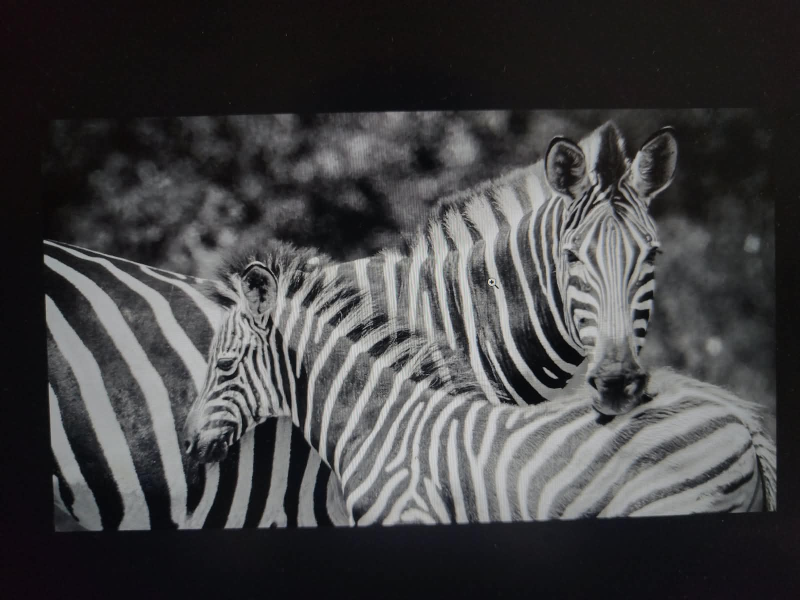
#> input picture ml/evaluation/PhonePhoto.jpeg, 1600 x 1200 px (shown at 1/2 size); its folder holds only this picture in this run
$ python -i extract.py   (imports and definitions only)
#> lines starting #> are read from the running program, lines starting #| are printed output that depends on the picture; after the words box and inside, x2 and y2 are one past the last pixel; in counts of white or black regions, pixels touching at a corner belong together
#> further down, picture is the input picture: shape (1200, 1600, 3); mean B, G, R 66.7, 65.7, 66.1
### ml/preprocessing/photo.py
import cv2
import numpy as np

TARGET_WIDTH = 3840
TARGET_HEIGHT = 2160


def order_points(points):
    """
    Order four points as:
    top-left, top-right, bottom-right, bottom-left
    """

    points = np.array(points, dtype=np.float32)
    ordered = np.zeros((4, 2), dtype=np.float32)

    point_sum = points.sum(axis=1)
    point_diff = np.diff(points, axis=1).reshape(-1)

    ordered[0] = points[np.argmin(point_sum)]   # top-left
    ordered[2] = points[np.argmax(point_sum)]   # bottom-right
    ordered[1] = points[np.argmin(point_diff)]  # top-right
    ordered[3] = points[np.argmax(point_diff)]  # bottom-left

    return ordered


def four_point_transform(image, points, target_w=TARGET_WIDTH, target_h=TARGET_HEIGHT):
    """
    Perspective-correct the detected artifact
    and normalize it using high-fidelity LANCZOS4 interpolation.
    """

    rect = order_points(points)

    destination = np.array([
        [0, 0],
        [target_w - 1, 0],
        [target_w - 1, target_h - 1],
        [0, target_h - 1]
    ], dtype=np.float32)

    matrix = cv2.getPerspectiveTransform(
        rect,
        destination
    )

    corrected = cv2.warpPerspective(
        image,
        matrix,
        (target_w, target_h),
        flags=cv2.INTER_LANCZOS4
    )

    return corrected


def detect_artifact(image):
    """
    Detect the rectangular/trapezoidal image displayed
    on the laptop screen.
    """

    gray = cv2.cvtColor(image, cv2.COLOR_BGR2GRAY)
    blurred = cv2.GaussianBlur(gray, (7, 7), 0)
    edges = cv2.Canny(blurred, 20, 100)
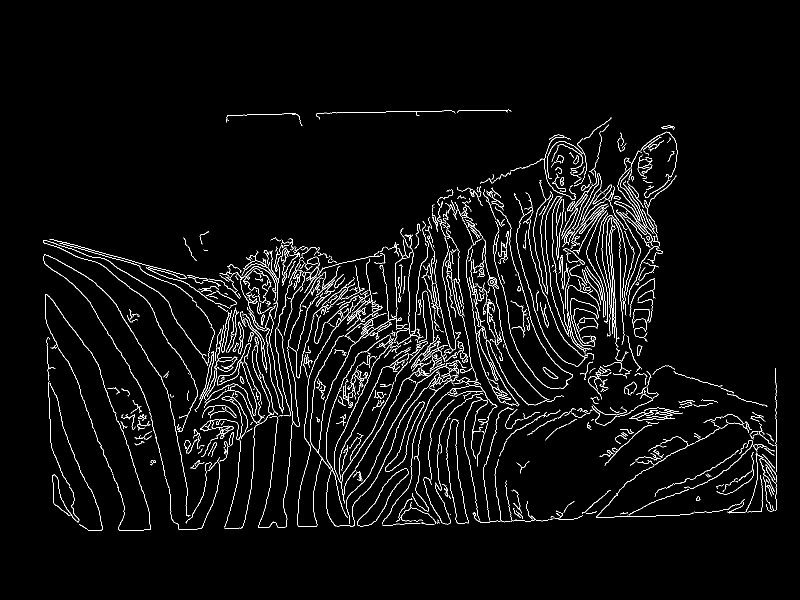
#> edges: shape (1200, 1600) (shown at 1/2 size); 3.5% white in thin lines or dots, all inside (x1, y1, x2, y2) = (86, 219, 1554, 1062)

    kernel = cv2.getStructuringElement(cv2.MORPH_RECT, (15, 15))
    edges = cv2.morphologyEx(edges, cv2.MORPH_CLOSE, kernel)
#> edges: shape (1200, 1600); 19.7% white; 10 white regions (1 under 20 px), largest, box (x1, y1, x2, y2) and area: (86, 234, 1535, 1062) 356900, (1100, 736, 1554, 1040) 19449, (632, 219, 1023, 239) 668
    edges = cv2.dilate(edges, np.ones((5, 5), np.uint8), iterations=1)
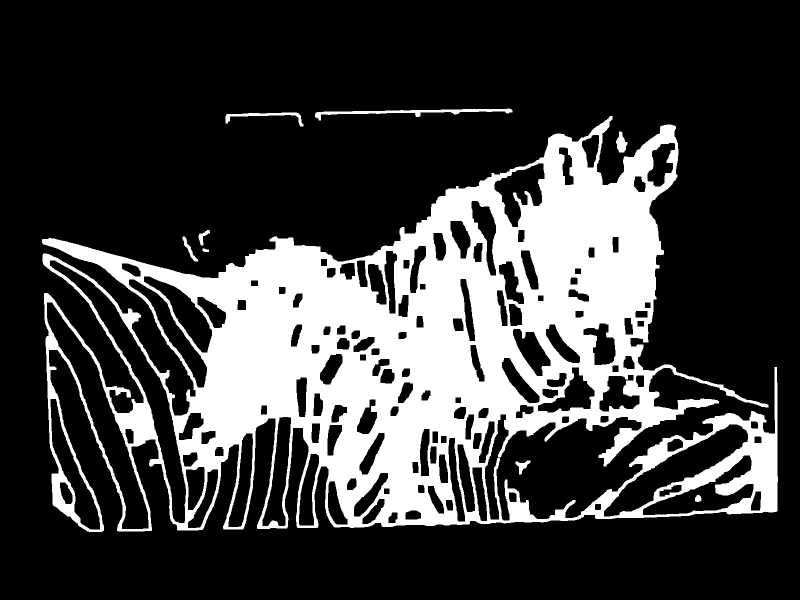
#> edges: shape (1200, 1600) (shown at 1/2 size); 24.3% white; 9 white regions

    contours, _ = cv2.findContours(edges, cv2.RETR_EXTERNAL, cv2.CHAIN_APPROX_SIMPLE)
#> contours = 8 contours; box (x1, y1, x2, y2) and area: (84, 232, 1556, 1064) 665418, (630, 217, 1025, 241) 1998, (451, 225, 607, 253) 864, (1232, 263, 1255, 305) 541, (365, 473, 396, 523) 320, (1031, 921, 1061, 949) 313, (397, 460, 420, 491) 238, (405, 497, 418, 504) 57
    image_area = image.shape[0] * image.shape[1]

    candidates = []

    for contour in contours:
        area = cv2.contourArea(contour)
        if area < image_area * 0.15:
            continue

        rectangle = cv2.minAreaRect(contour)
        width, height = rectangle[1]

        if width <= 0 or height <= 0:
            continue

        aspect_ratio = max(width, height) / min(width, height)
        if not (1.3 <= aspect_ratio <= 2.2):
            continue

        rectangle_area = width * height
        rectangularity = area / rectangle_area

        if rectangularity < 0.40:
            continue

        # Try true 4-point quadrilateral polygon approximation first for perspective skew
        peri = cv2.arcLength(contour, True)
        approx = cv2.approxPolyDP(contour, 0.02 * peri, True)
        if len(approx) == 4:
            candidates.append((area, approx.reshape(4, 2).astype(np.float32)))
        else:
            box = cv2.boxPoints(rectangle)
            candidates.append((area, np.array(box, dtype=np.float32)))
#> this loop made 8 passes
#> (area, rectangle, width, height, aspect_ratio, rectangle_area, rectangularity, peri) on pass 6: (665418, ((819.2, 652.2), (1459.3, 805.5), -2.44), 1459.3, 805.5, 1.81, 1175552.9, 0.566, 13532.5)
#> after the loop, candidates = [(665418, [[107.4, 1085.8], [73.02, 280.9], [1531, 218.7], [1565.4, 1023.5]])]

    if candidates:
        candidates.sort(key=lambda x: x[0], reverse=True)
        return candidates[0][1]

    # Brightness threshold fallback
    _, threshold = cv2.threshold(gray, 20, 255, cv2.THRESH_BINARY)
    threshold = cv2.morphologyEx(threshold, cv2.MORPH_CLOSE, kernel)
    contours, _ = cv2.findContours(threshold, cv2.RETR_EXTERNAL, cv2.CHAIN_APPROX_SIMPLE)

    candidates = []
    for contour in contours:
        area = cv2.contourArea(contour)
        if area < image_area * 0.15:
            continue

        rectangle = cv2.minAreaRect(contour)
        width, height = rectangle[1]
        if width <= 0 or height <= 0:
            continue

        aspect_ratio = max(width, height) / min(width, height)
        if not (1.3 <= aspect_ratio <= 2.2):
            continue

        box = cv2.boxPoints(rectangle)
        candidates.append((area, np.array(box, dtype=np.float32)))

    if candidates:
        candidates.sort(key=lambda x: x[0], reverse=True)
        return candidates[0][1]

    return None


# [28 lines left out: function align_with_reference, not called in this run]


def preprocess_photo(image: np.ndarray, reference: np.ndarray = None) -> np.ndarray:
    """
    Full physical-photo preprocessing pipeline:

        Phone photograph
              ↓
        Sub-pixel ORB Homography Alignment (if reference provided)
              ↓ OR (if no reference)
        Contour Artifact Detection & 4-Point Perspective Warp
              ↓
        Normalized 3840 × 2160 Output
    """

    if image is None:
        raise ValueError("Input image is None")

    if reference is not None:
        try:
            return align_with_reference(image, reference)
        except Exception:
            pass

    corners = detect_artifact(image)
#> corners = [[107.4, 1085.8], [73.02, 280.9], [1531, 218.7], [1565.4, 1023.5]]

    if corners is None:
        # Fallback to direct resize if detection fails on close-up photos
        return cv2.resize(image, (TARGET_WIDTH, TARGET_HEIGHT), interpolation=cv2.INTER_CUBIC)

    return four_point_transform(image, corners)
#> in order_points, `points = np.array(points, dtype=np.float32)`: points has the same summary as corners in preprocess_photo
#> in order_points, `ordered = np.zeros((4, 2), dtype=np.float32)`: ordered = [[0, 0], [0, 0], [0, 0], [0, 0]]
#> in order_points, `point_sum = points.sum(axis=1)`: point_sum = [1193.1, 354, 1749.7, 2588.9]
#> in order_points, `point_diff = np.diff(points, axis=1).reshape(-1)`: point_diff = [978.4, 207.9, -1312.3, -541.8]
#> in four_point_transform, `rect = order_points(points)`: rect = [[73.02, 280.9], [1531, 218.7], [1565.4, 1023.5], [107.4, 1085.8]]
#> in four_point_transform, `destination = np.array([ [0, 0], [target_w - 1, 0], [target_w - 1, tar..`: destination = [[0, 0], [3839, 0], [3839, 2159], [0, 2159]]
#> in four_point_transform, `matrix = cv2.getPerspectiveTransform( rect, destination )`: matrix = [[2.63, -0.112, -160.4], [0.114, 2.68, -760.6], [-2.59e-11, 2.21e-12, 1]]
#> in four_point_transform, `corrected = cv2.warpPerspective( image, matrix, (target_w, target_h), ..`:
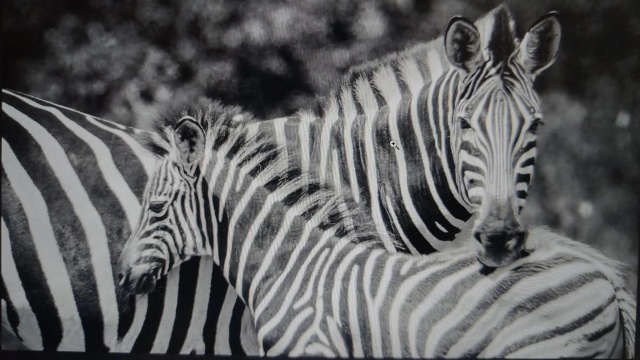
#> corrected: shape (2160, 3840, 3) (shown at 1/6 size); mean B, G, R 96.6, 95.9, 95.4

### ml/extract.py
import cv2
import numpy as np
import pywt


# -------------------------------------------------------------------
# ASTRAEA DWT Extraction Engine — Level-2 Differential Pair DWT
#
# Must mirror embed.py exactly.
# Extract bits by evaluating differential sign (c1 - c2 > 0).
# -------------------------------------------------------------------

EMBED_W = 1600
EMBED_H = 900

ALPHA = 32.0
REPETITIONS = 7
COEFFICIENT_OFFSET = 64


def bits_to_bytes(bits: list) -> bytes:
    """Convert MSB-first bit list to bytes."""
    output = bytearray()
    for i in range(0, len(bits), 8):
        chunk = bits[i:i + 8]
        if len(chunk) < 8:
            break
        value = 0
        for bit in chunk:
            value = (value << 1) | bit
        output.append(value)
    return bytes(output)


def extract_watermark(
    image: np.ndarray,
    payload_size: int = 50,
    alpha: float = ALPHA
) -> bytes:
    """
    Extract payload from Level-2 DWT HL2/LH2 coefficient pairs.

    Parameters
    ----------
    image        : BGR image (any resolution, auto-resizes to 1600x900)
    payload_size : number of bytes to recover (default 50)
    alpha        : threshold parameter

    Returns
    -------
    Recovered raw payload bytes
    """
#> called with payload_size = 50, alpha = 32

    if image.shape[1] != EMBED_W or image.shape[0] != EMBED_H:
        image = cv2.resize(image, (EMBED_W, EMBED_H), interpolation=cv2.INTER_AREA)

    # BGR → YCrCb → Y
    ycrcb = cv2.cvtColor(image, cv2.COLOR_BGR2YCrCb)
#> ycrcb: shape (900, 1600, 3); mean of channels 0, 1, 2 95.8, 127.7, 128.4
    y = ycrcb[:, :, 0].astype(np.float64)

    # Level-1 Haar DWT
    LL1, (LH1, HL1, HH1) = pywt.dwt2(y, "haar")

    # Level-2 Haar DWT on LL1
    LL2, (LH2, HL2, HH2) = pywt.dwt2(LL1, "haar")
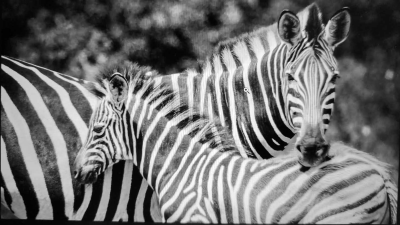
#> LL2: shape (225, 400) float64; min 29.25, max 824.3, mean 383.3; drawn with min black and max white
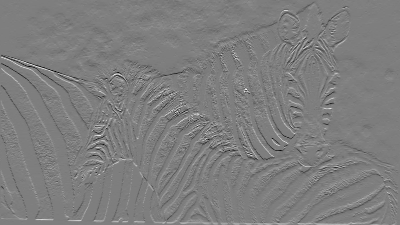
#> LH2: shape (225, 400) float64; min -208, max 211.5, mean 0.1; drawn with min black and max white
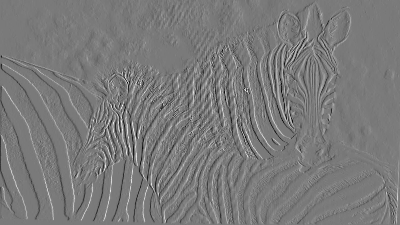
#> HL2: shape (225, 400) float64; min -193.3, max 209.3, mean 0; drawn with min black and max white
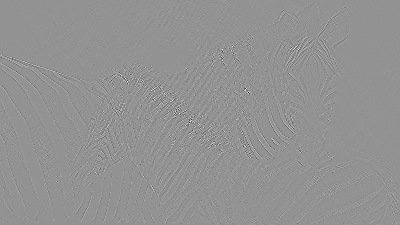
#> HH2: shape (225, 400) float64; min -138, max 101.8, mean 0; drawn with min black and max white

    coeffs = np.concatenate([HL2.flatten(), LH2.flatten()])

    total_bits = payload_size * 8
    recovered_bits = []

    for bit_index in range(total_bits):
        votes = []
        for rep in range(REPETITIONS):
            global_rep_idx = bit_index * REPETITIONS + rep
            idx1 = COEFFICIENT_OFFSET + 2 * global_rep_idx
            idx2 = COEFFICIENT_OFFSET + 2 * global_rep_idx + 1

            diff = coeffs[idx1] - coeffs[idx2]
            votes.append(1 if diff > 0 else 0)

        # Majority voting across 7 redundancy votes
        threshold = REPETITIONS // 2 + 1
        recovered_bits.append(1 if sum(votes) >= threshold else 0)
#> after the loop, recovered_bits = 400 values, max 1 at index 0, min 0 at index 2, mean 0.512

    return bits_to_bytes(recovered_bits)
#> the loop in bits_to_bytes, `for i in range(0, len(bits), 8):` made 50 passes
#> (i, chunk) on passes 2 to 9: (8, [1, 1, 0, 0, 1, 0, 0, 1]), (16, [1, 1, 1, 1, 1, 1, 1, 1]), (24, [1, 0, 0, 0, 0, 1, 0, 1]), (32, [0, 1, 0, 1, 1, 1, 1, 0]), (40, [1, 0, 1, 1, 1, 1, 0, 0]), (48, [1, 1, 1, 1, 1, 0, 0, 0]), (56, [0, 0, 1, 0, 0, 0, 0, 1]), (64, [0, 1, 1, 0, 0, 1, 0, 1])


def extract_from_photo(
    photo: np.ndarray,
    payload_size: int = 50,
    alpha: float = ALPHA
) -> bytes:
    """
    Full physical-photo extraction pipeline.

    Primary API entry point for backend.
    """
    from ml.preprocessing.photo import preprocess_photo

    preprocessed = preprocess_photo(photo)
    extract_img = cv2.resize(preprocessed, (EMBED_W, EMBED_H), interpolation=cv2.INTER_AREA)

    return extract_watermark(extract_img, payload_size, alpha)

>>> import cv2
>>> picture = cv2.imread('evaluation/PhonePhoto.jpeg')
>>> result = extract_from_photo(picture)

$ run again, on ml/evaluation/myphoto (1).jpeg
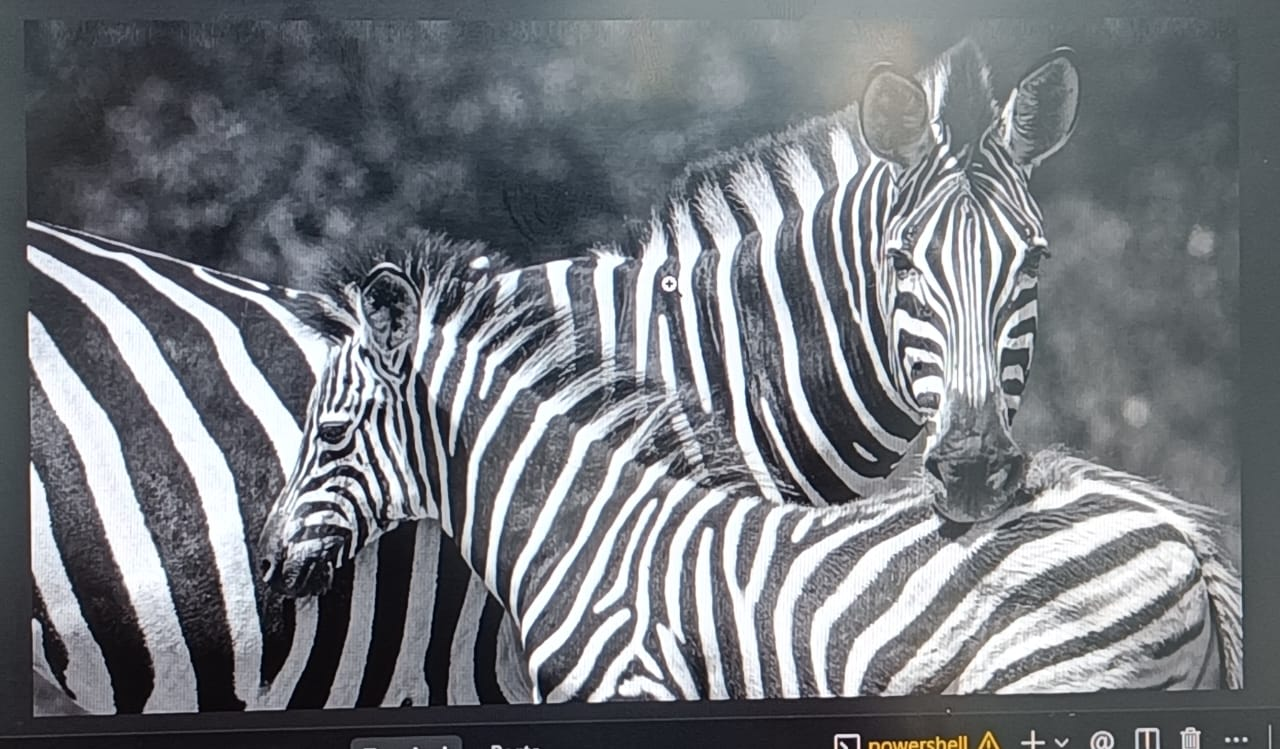
#> input picture ml/evaluation/myphoto (1).jpeg, 1280 x 749 px
#> picture is the input picture: shape (749, 1280, 3); mean B, G, R 125.6, 120.2, 116.6
#> in detect_artifact, `edges = cv2.dilate(edges, np.ones((5, 5), np.uint8), iterations=1)`:
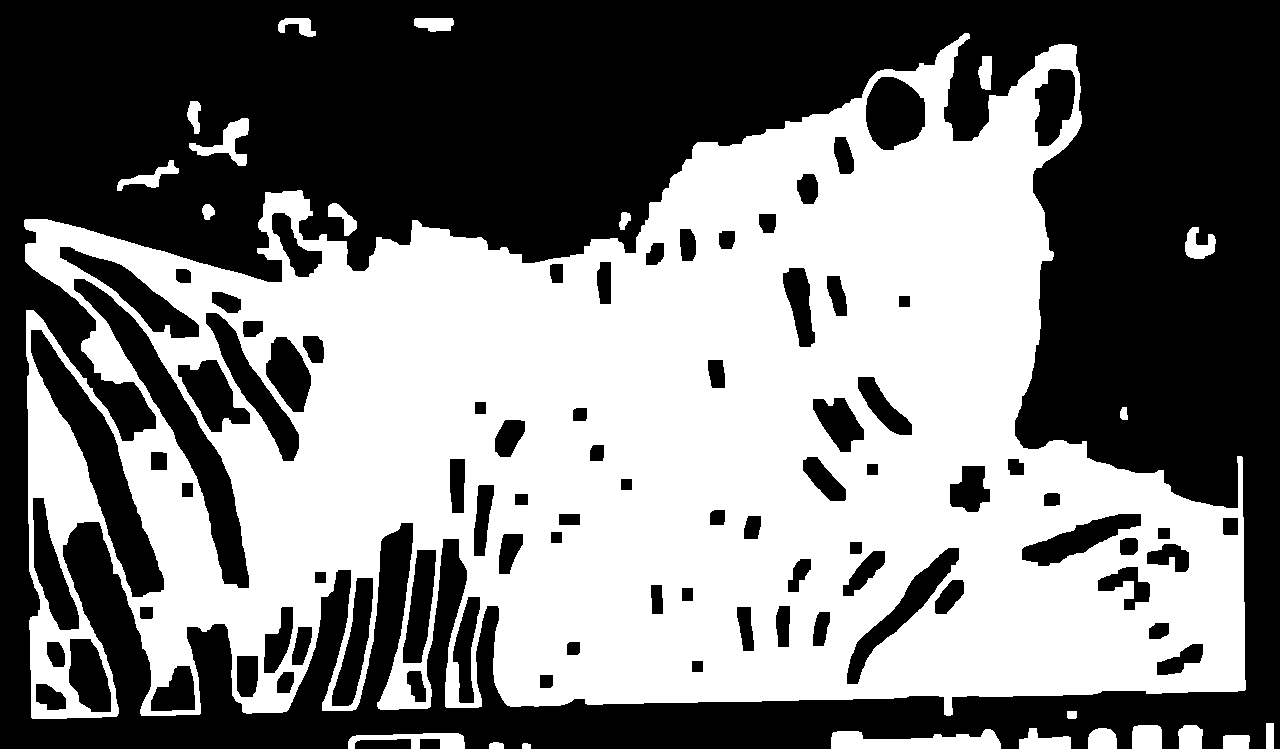
#> edges: shape (749, 1280); 48.1% white; 23 white regions
#> contours = 23 contours; largest, box (x1, y1, x2, y2) and area: (24, 33, 1246, 719) 533310, (831, 729, 1001, 749) 2053, (189, 118, 249, 166) 920, (348, 733, 465, 749) 862, (1132, 725, 1162, 749) 650
#> the loop in detect_artifact, `for contour in contours:` made 23 passes
#> (area, rectangle, width, height, aspect_ratio, rectangle_area, rectangularity, peri) on pass 21: (533309.5, ((633.6, 378), (1215.3, 681.8), -0.711), 1215.3, 681.8, 1.78, 828557.1, 0.644, 7040.1)
#> after the loop in detect_artifact, `for contour in contours:`: candidates = [(533309.5, [[30.21, 726.4], [21.75, 44.69], [1237, 29.61], [1245.4, 711.3]])]
#> corners = [[30.21, 726.4], [21.75, 44.69], [1237, 29.61], [1245.4, 711.3]]
#> points has the same summary as corners in preprocess_photo
#> ordered = [[0, 0], [0, 0], [0, 0], [0, 0]]
#> point_sum = [756.6, 66.44, 1266.6, 1956.7]
#> point_diff = [696.2, 22.94, -1207.3, -534.1]
#> rect = [[21.75, 44.69], [1237, 29.61], [1245.4, 711.3], [30.21, 726.4]]
#> destination = [[0, 0], [3839, 0], [3839, 2159], [0, 2159]]
#> matrix = [[3.16, -0.0392, -66.95], [0.0393, 3.17, -142.4], [3.22e-11, -8e-13, 1]]
#> ycrcb: shape (900, 1600, 3); mean of channels 0, 1, 2 125.9, 125.8, 131.4
#> in extract_watermark, `LL2, (LH2, HL2, HH2) = pywt.dwt2(LL1, "haar")`:
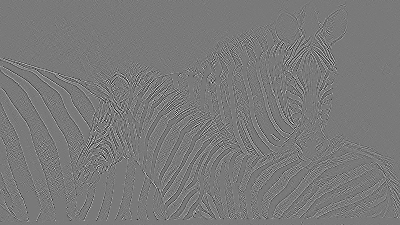
#> HH2: shape (225, 400) float64; min -80.25, max 87.5, mean 0; drawn with min black and max white
#> after the loop in extract_watermark, `for bit_index in range(total_bits):`: recovered_bits = 400 values, max 1 at index 5, min 0 at index 0, mean 0.463
#> the loop in bits_to_bytes, `for i in range(0, len(bits), 8):` made 50 passes
#> (i, chunk) on passes 2 to 9: (8, [0, 1, 1, 1, 0, 0, 0, 1]), (16, [1, 1, 1, 0, 0, 0, 1, 1]), (24, [1, 0, 0, 1, 0, 0, 0, 0]), (32, [1, 1, 0, 1, 0, 1, 1, 1]), (40, [1, 0, 0, 0, 1, 1, 1, 1]), (48, [0, 0, 0, 0, 1, 1, 0, 0]), (56, [0, 0, 1, 1, 0, 1, 1, 0]), (64, [0, 1, 1, 1, 1, 0, 0, 0])
